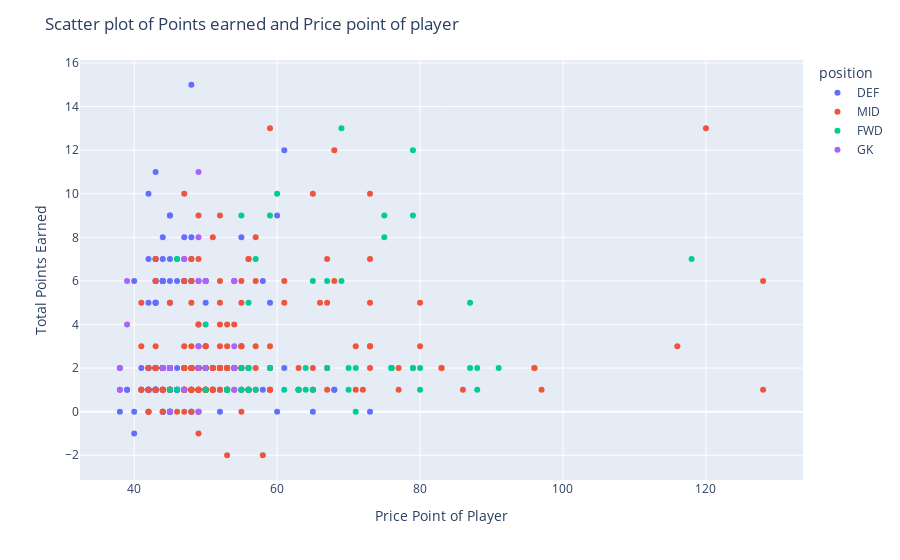

The cell this chart's notebook holds for it:
### Code cell
import plotly.express as px

# Filter the data for round 29 and playtime > 0
filtered_data = trendviolin.query("round ==29 & playtime >0")

# Create the scatter plot using Plotly Express
scatter_plot = px.scatter(filtered_data, x="value", y="total_points", color="position", hover_name="name")

# Customize the plot title and axis labels
scatter_plot.update_layout(
    title="Scatter plot of Points earned and Price point of player",
    xaxis_title="Price Point of Player",
    yaxis_title="Total Points Earned"
)

# Show the plot
scatter_plot.show()

### Figure 1 — Plotly figure (JSON) as saved in the notebook; plotly's stock layout.template omitted (floating-point values rounded to 4 significant figures; data arrays with more than 128 entries replaced by an {"elided": "..."} marker saying what was removed)
{"data": [{"hovertemplate": "<b>%{hovertext}</b><br><br>position=DEF<br>value=%{x}<br>total_points=%{y}<extra></extra>", "hovertext": {"elided": "155 str values"}, "legendgroup": "DEF", "marker": {"color": "#636efa", "symbol": "circle"}, "mode": "markers", "name": "DEF", "orientation": "v", "showlegend": true, "type": "scatter", "x": {"elided": "155 int values"}, "xaxis": "x", "y": {"elided": "155 int values"}, "yaxis": "y"}, {"hovertemplate": "<b>%{hovertext}</b><br><br>position=MID<br>value=%{x}<br>total_points=%{y}<extra></extra>", "hovertext": {"elided": "217 str values"}, "legendgroup": "MID", "marker": {"color": "#EF553B", "symbol": "circle"}, "mode": "markers", "name": "MID", "orientation": "v", "showlegend": true, "type": "scatter", "x": {"elided": "217 int values"}, "xaxis": "x", "y": {"elided": "217 int values"}, "yaxis": "y"}, {"hovertemplate": "<b>%{hovertext}</b><br><br>position=FWD<br>value=%{x}<br>total_points=%{y}<extra></extra>", "hovertext": ["Brennan Johnson", "Brennan Johnson", "Ellis Simms", "Emmanuel Dennis", "Emmanuel Dennis", "Diogo Teixeira da Silva", "Diogo Teixeira da Silva", "Alexander Isak", "Alexander Isak", "Sékou Mara", "João Félix Sequeira", "João Félix Sequeira", "Ivan Toney", "Ivan Toney", "Taiwo Awoniyi", "Dominic Solanke", "Dominic Solanke", "Anthony Martial", "Anthony Martial", "Bryan Mbeumo", "Bryan Mbeumo", "Julián Álvarez", "Roberto Firmino", "Roberto Firmino", "Paul Onuachu", "Michail Antonio", "Michail Antonio", "Kai Havertz", "Kai Havertz", "Danny Welbeck", "Danny Welbeck", "Georginio Rutter", "Ollie Watkins", "Ollie Watkins", "Jamie Vardy", "Antoine Semenyo", "Kelechi Iheanacho", "Evan Ferguson", "Patson Daka", "Patson Daka", "Wout Weghorst", "Callum Wilson", "Callum Wilson", "Diego Da Silva Costa", "Patrick Bamford", "Patrick Bamford", "Harry Kane", "Julio Enciso", "Julio Enciso", "Gabriel Fernando de Jesus", "Matheus Santos Carneiro Da Cunha", "Darwin Núñez Ribeiro", "Darwin Núñez Ribeiro", "Carlos Vinícius Alves Morais", "Danny Ings", "Danny Ings", "Odsonne Edouard", "Deniz Undav", "Jhon Durán"], "legendgroup": "FWD", "marker": {"color": "#00cc96", "symbol": "circle"}, "mode": "markers", "name": "FWD", "orientation": "v", "showlegend": true, "type": "scatter", "x": [57, 57, 45, 56, 56, 87, 87, 67, 67, 53, 76, 76, 79, 79, 56, 55, 55, 63, 63, 59, 59, 60, 80, 80, 55, 70, 70, 76, 76, 65, 65, 53, 75, 75, 91, 50, 61, 46, 56, 56, 56, 69, 69, 53, 71, 71, 118, 46, 46, 79, 54, 88, 88, 54, 64, 64, 50, 50, 55], "xaxis": "x", "y": [7, 1, 1, 2, 5, 5, 2, 2, 6, 1, 2, 2, 9, 2, 1, 9, 2, 1, 1, 9, 2, 10, 1, 2, 1, 1, 2, 2, 2, 6, 1, 1, 8, 9, 2, 1, 1, 7, 2, 1, 2, 6, 13, 1, 0, 2, 7, 1, 7, 12, 2, 1, 2, 2, 2, 1, 2, 4, 1], "yaxis": "y"}, {"hovertemplate": "<b>%{hovertext}</b><br><br>position=GK<br>value=%{x}<br>total_points=%{y}<extra></extra>", "hovertext": ["Alisson Ramses Becker", "Alisson Ramses Becker", "Jason Steele", "Jason Steele", "Keylor Navas", "Keylor Navas", "David Raya Martin", "David Raya Martin", "Ederson Santana de Moraes", "Gavin Bazunu", "Aaron Ramsdale", "Bernd Leno", "Daniel Iversen", "Daniel Iversen", "Norberto Murara Neto", "Norberto Murara Neto", "Kepa Arrizabalaga", "Kepa Arrizabalaga", "Illan Meslier", "Illan Meslier", "David De Gea Quintana", "David De Gea Quintana", "Lukasz Fabianski", "Lukasz Fabianski", "José Malheiro de Sá", "Jordan Pickford", "Emiliano Martínez Romero", "Emiliano Martínez Romero", "Vicente Guaita", "Hugo Lloris", "Nick Pope", "Nick Pope"], "legendgroup": "GK", "marker": {"color": "#ab63fa", "symbol": "circle"}, "mode": "markers", "name": "GK", "orientation": "v", "showlegend": true, "type": "scatter", "x": [54, 54, 39, 39, 45, 45, 49, 49, 54, 45, 49, 45, 38, 38, 45, 45, 47, 47, 45, 45, 50, 50, 49, 49, 50, 44, 49, 49, 44, 54, 54, 54], "xaxis": "x", "y": [1, 6, 4, 6, 2, 2, 6, 2, 2, 2, 3, 2, 1, 2, 2, 2, 1, 7, 0, 2, 2, 6, 8, 0, 6, 2, 11, 3, 2, 3, 6, 2], "yaxis": "y"}], "layout": {"legend": {"title": {"text": "position"}, "tracegroupgap": 0}, "margin": {"t": 60}, "title": {"text": "Scatter plot of Points earned and Price point of player"}, "xaxis": {"anchor": "y", "domain": [0, 1], "title": {"text": "Price Point of Player"}}, "yaxis": {"anchor": "x", "domain": [0, 1], "title": {"text": "Total Points Earned"}}}}
